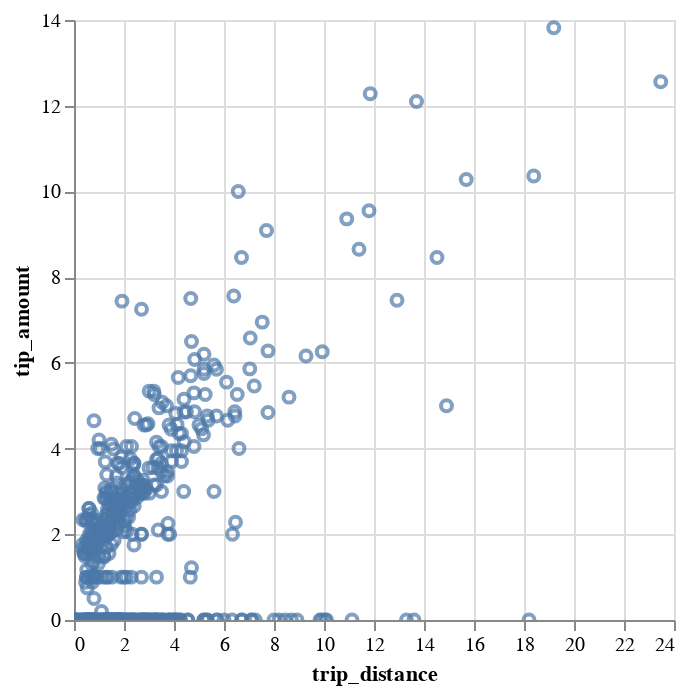

Notebook code for this chart:
### Code cell
pldf[:500].plot.point(x="trip_distance", y="tip_amount")

### Figure 1 — Vega-Lite specification as saved in the notebook (floating-point values rounded to 4 significant figures; data arrays with more than 128 entries replaced by an {"elided": "..."} marker saying what was removed)
{"config": {"view": {"continuousWidth": 300, "continuousHeight": 300}}, "data": {"name": "data-85c4e09a21c613397f1cc721dbb5f871"}, "mark": {"type": "point"}, "encoding": {"tooltip": [{"field": "trip_distance", "type": "quantitative"}, {"field": "tip_amount", "type": "quantitative"}], "x": {"field": "trip_distance", "type": "quantitative"}, "y": {"field": "tip_amount", "type": "quantitative"}}, "params": [{"name": "param_8", "select": {"type": "interval", "encodings": ["x", "y"]}, "bind": "scales"}], "$schema": "https://vega.github.io/schema/vega-lite/v5.20.1.json", "datasets": {"data-85c4e09a21c613397f1cc721dbb5f871": {"elided": "500 records"}}}
